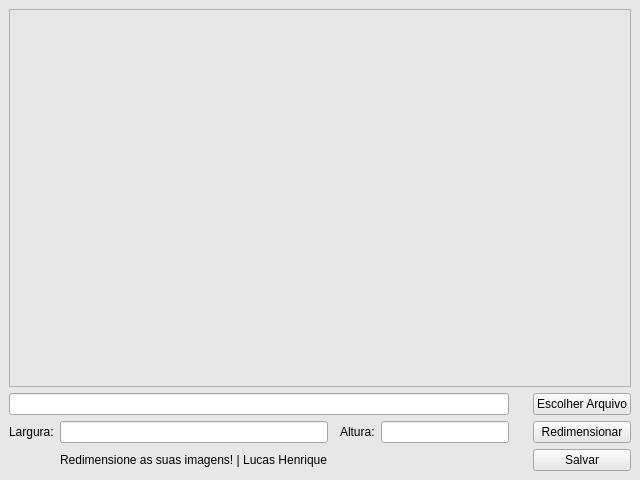
<?xml version="1.0" encoding="UTF-8"?>
<ui version="4.0">
 <class>MainWindow</class>
 <widget class="QMainWindow" name="MainWindow">
  <property name="geometry">
   <rect>
    <x>0</x>
    <y>0</y>
    <width>640</width>
    <height>480</height>
   </rect>
  </property>
  <property name="palette">
   <palette>
    <active>
     <colorrole role="WindowText">
      <brush brushstyle="SolidPattern">
       <color alpha="255">
        <red>0</red>
        <green>0</green>
        <blue>0</blue>
       </color>
      </brush>
     </colorrole>
     <colorrole role="Button">
      <brush brushstyle="SolidPattern">
       <color alpha="255">
        <red>231</red>
        <green>231</green>
        <blue>231</blue>
       </color>
      </brush>
     </colorrole>
     <colorrole role="Light">
      <brush brushstyle="SolidPattern">
       <color alpha="255">
        <red>255</red>
        <green>255</green>
        <blue>255</blue>
       </color>
      </brush>
     </colorrole>
     <colorrole role="Midlight">
      <brush brushstyle="SolidPattern">
       <color alpha="255">
        <red>243</red>
        <green>243</green>
        <blue>243</blue>
       </color>
      </brush>
     </colorrole>
     <colorrole role="Dark">
      <brush brushstyle="SolidPattern">
       <color alpha="255">
        <red>115</red>
        <green>115</green>
        <blue>115</blue>
       </color>
      </brush>
     </colorrole>
     <colorrole role="Mid">
      <brush brushstyle="SolidPattern">
       <color alpha="255">
        <red>154</red>
        <green>154</green>
        <blue>154</blue>
       </color>
      </brush>
     </colorrole>
     <colorrole role="Text">
      <brush brushstyle="SolidPattern">
       <color alpha="255">
        <red>0</red>
        <green>0</green>
        <blue>0</blue>
       </color>
      </brush>
     </colorrole>
     <colorrole role="BrightText">
      <brush brushstyle="SolidPattern">
       <color alpha="255">
        <red>255</red>
        <green>255</green>
        <blue>255</blue>
       </color>
      </brush>
     </colorrole>
     <colorrole role="ButtonText">
      <brush brushstyle="SolidPattern">
       <color alpha="255">
        <red>0</red>
        <green>0</green>
        <blue>0</blue>
       </color>
      </brush>
     </colorrole>
     <colorrole role="Base">
      <brush brushstyle="SolidPattern">
       <color alpha="255">
        <red>255</red>
        <green>255</green>
        <blue>255</blue>
       </color>
      </brush>
     </colorrole>
     <colorrole role="Window">
      <brush brushstyle="SolidPattern">
       <color alpha="255">
        <red>231</red>
        <green>231</green>
        <blue>231</blue>
       </color>
      </brush>
     </colorrole>
     <colorrole role="Shadow">
      <brush brushstyle="SolidPattern">
       <color alpha="255">
        <red>0</red>
        <green>0</green>
        <blue>0</blue>
       </color>
      </brush>
     </colorrole>
     <colorrole role="AlternateBase">
      <brush brushstyle="SolidPattern">
       <color alpha="255">
        <red>243</red>
        <green>243</green>
        <blue>243</blue>
       </color>
      </brush>
     </colorrole>
     <colorrole role="ToolTipBase">
      <brush brushstyle="SolidPattern">
       <color alpha="255">
        <red>255</red>
        <green>255</green>
        <blue>220</blue>
       </color>
      </brush>
     </colorrole>
     <colorrole role="ToolTipText">
      <brush brushstyle="SolidPattern">
       <color alpha="255">
        <red>0</red>
        <green>0</green>
        <blue>0</blue>
       </color>
      </brush>
     </colorrole>
     <colorrole role="PlaceholderText">
      <brush brushstyle="SolidPattern">
       <color alpha="128">
        <red>0</red>
        <green>0</green>
        <blue>0</blue>
       </color>
      </brush>
     </colorrole>
    </active>
    <inactive>
     <colorrole role="WindowText">
      <brush brushstyle="SolidPattern">
       <color alpha="255">
        <red>0</red>
        <green>0</green>
        <blue>0</blue>
       </color>
      </brush>
     </colorrole>
     <colorrole role="Button">
      <brush brushstyle="SolidPattern">
       <color alpha="255">
        <red>231</red>
        <green>231</green>
        <blue>231</blue>
       </color>
      </brush>
     </colorrole>
     <colorrole role="Light">
      <brush brushstyle="SolidPattern">
       <color alpha="255">
        <red>255</red>
        <green>255</green>
        <blue>255</blue>
       </color>
      </brush>
     </colorrole>
     <colorrole role="Midlight">
      <brush brushstyle="SolidPattern">
       <color alpha="255">
        <red>243</red>
        <green>243</green>
        <blue>243</blue>
       </color>
      </brush>
     </colorrole>
     <colorrole role="Dark">
      <brush brushstyle="SolidPattern">
       <color alpha="255">
        <red>115</red>
        <green>115</green>
        <blue>115</blue>
       </color>
      </brush>
     </colorrole>
     <colorrole role="Mid">
      <brush brushstyle="SolidPattern">
       <color alpha="255">
        <red>154</red>
        <green>154</green>
        <blue>154</blue>
       </color>
      </brush>
     </colorrole>
     <colorrole role="Text">
      <brush brushstyle="SolidPattern">
       <color alpha="255">
        <red>0</red>
        <green>0</green>
        <blue>0</blue>
       </color>
      </brush>
     </colorrole>
     <colorrole role="BrightText">
      <brush brushstyle="SolidPattern">
       <color alpha="255">
        <red>255</red>
        <green>255</green>
        <blue>255</blue>
       </color>
      </brush>
     </colorrole>
     <colorrole role="ButtonText">
      <brush brushstyle="SolidPattern">
       <color alpha="255">
        <red>0</red>
        <green>0</green>
        <blue>0</blue>
       </color>
      </brush>
     </colorrole>
     <colorrole role="Base">
      <brush brushstyle="SolidPattern">
       <color alpha="255">
        <red>255</red>
        <green>255</green>
        <blue>255</blue>
       </color>
      </brush>
     </colorrole>
     <colorrole role="Window">
      <brush brushstyle="SolidPattern">
       <color alpha="255">
        <red>231</red>
        <green>231</green>
        <blue>231</blue>
       </color>
      </brush>
     </colorrole>
     <colorrole role="Shadow">
      <brush brushstyle="SolidPattern">
       <color alpha="255">
        <red>0</red>
        <green>0</green>
        <blue>0</blue>
       </color>
      </brush>
     </colorrole>
     <colorrole role="AlternateBase">
      <brush brushstyle="SolidPattern">
       <color alpha="255">
        <red>243</red>
        <green>243</green>
        <blue>243</blue>
       </color>
      </brush>
     </colorrole>
     <colorrole role="ToolTipBase">
      <brush brushstyle="SolidPattern">
       <color alpha="255">
        <red>255</red>
        <green>255</green>
        <blue>220</blue>
       </color>
      </brush>
     </colorrole>
     <colorrole role="ToolTipText">
      <brush brushstyle="SolidPattern">
       <color alpha="255">
        <red>0</red>
        <green>0</green>
        <blue>0</blue>
       </color>
      </brush>
     </colorrole>
     <colorrole role="PlaceholderText">
      <brush brushstyle="SolidPattern">
       <color alpha="128">
        <red>0</red>
        <green>0</green>
        <blue>0</blue>
       </color>
      </brush>
     </colorrole>
    </inactive>
    <disabled>
     <colorrole role="WindowText">
      <brush brushstyle="SolidPattern">
       <color alpha="255">
        <red>115</red>
        <green>115</green>
        <blue>115</blue>
       </color>
      </brush>
     </colorrole>
     <colorrole role="Button">
      <brush brushstyle="SolidPattern">
       <color alpha="255">
        <red>231</red>
        <green>231</green>
        <blue>231</blue>
       </color>
      </brush>
     </colorrole>
     <colorrole role="Light">
      <brush brushstyle="SolidPattern">
       <color alpha="255">
        <red>255</red>
        <green>255</green>
        <blue>255</blue>
       </color>
      </brush>
     </colorrole>
     <colorrole role="Midlight">
      <brush brushstyle="SolidPattern">
       <color alpha="255">
        <red>243</red>
        <green>243</green>
        <blue>243</blue>
       </color>
      </brush>
     </colorrole>
     <colorrole role="Dark">
      <brush brushstyle="SolidPattern">
       <color alpha="255">
        <red>115</red>
        <green>115</green>
        <blue>115</blue>
       </color>
      </brush>
     </colorrole>
     <colorrole role="Mid">
      <brush brushstyle="SolidPattern">
       <color alpha="255">
        <red>154</red>
        <green>154</green>
        <blue>154</blue>
       </color>
      </brush>
     </colorrole>
     <colorrole role="Text">
      <brush brushstyle="SolidPattern">
       <color alpha="255">
        <red>115</red>
        <green>115</green>
        <blue>115</blue>
       </color>
      </brush>
     </colorrole>
     <colorrole role="BrightText">
      <brush brushstyle="SolidPattern">
       <color alpha="255">
        <red>255</red>
        <green>255</green>
        <blue>255</blue>
       </color>
      </brush>
     </colorrole>
     <colorrole role="ButtonText">
      <brush brushstyle="SolidPattern">
       <color alpha="255">
        <red>115</red>
        <green>115</green>
        <blue>115</blue>
       </color>
      </brush>
     </colorrole>
     <colorrole role="Base">
      <brush brushstyle="SolidPattern">
       <color alpha="255">
        <red>231</red>
        <green>231</green>
        <blue>231</blue>
       </color>
      </brush>
     </colorrole>
     <colorrole role="Window">
      <brush brushstyle="SolidPattern">
       <color alpha="255">
        <red>231</red>
        <green>231</green>
        <blue>231</blue>
       </color>
      </brush>
     </colorrole>
     <colorrole role="Shadow">
      <brush brushstyle="SolidPattern">
       <color alpha="255">
        <red>0</red>
        <green>0</green>
        <blue>0</blue>
       </color>
      </brush>
     </colorrole>
     <colorrole role="AlternateBase">
      <brush brushstyle="SolidPattern">
       <color alpha="255">
        <red>231</red>
        <green>231</green>
        <blue>231</blue>
       </color>
      </brush>
     </colorrole>
     <colorrole role="ToolTipBase">
      <brush brushstyle="SolidPattern">
       <color alpha="255">
        <red>255</red>
        <green>255</green>
        <blue>220</blue>
       </color>
      </brush>
     </colorrole>
     <colorrole role="ToolTipText">
      <brush brushstyle="SolidPattern">
       <color alpha="255">
        <red>0</red>
        <green>0</green>
        <blue>0</blue>
       </color>
      </brush>
     </colorrole>
     <colorrole role="PlaceholderText">
      <brush brushstyle="SolidPattern">
       <color alpha="128">
        <red>0</red>
        <green>0</green>
        <blue>0</blue>
       </color>
      </brush>
     </colorrole>
    </disabled>
   </palette>
  </property>
  <property name="windowTitle">
   <string>Redimensão de imagens</string>
  </property>
  <widget class="QWidget" name="centralwidget">
   <layout class="QGridLayout" name="gridLayout">
    <item row="7" column="8">
     <widget class="QPushButton" name="btnRedimensionar">
      <property name="text">
       <string>Redimensionar</string>
      </property>
     </widget>
    </item>
    <item row="0" column="0" colspan="9">
     <widget class="QScrollArea" name="scrollArea">
      <property name="widgetResizable">
       <bool>true</bool>
      </property>
      <widget class="QWidget" name="scrollAreaWidgetContents">
       <property name="geometry">
        <rect>
         <x>0</x>
         <y>0</y>
         <width>620</width>
         <height>373</height>
        </rect>
       </property>
       <layout class="QGridLayout" name="gridLayout_2">
        <item row="0" column="0">
         <widget class="QLabel" name="lblImage">
          <property name="text">
           <string/>
          </property>
         </widget>
        </item>
       </layout>
      </widget>
     </widget>
    </item>
    <item row="1" column="8">
     <widget class="QPushButton" name="btnEscolherArquivo">
      <property name="text">
       <string>Escolher Arquivo</string>
      </property>
     </widget>
    </item>
    <item row="7" column="3">
     <widget class="QLabel" name="label">
      <property name="text">
       <string>Altura:</string>
      </property>
     </widget>
    </item>
    <item row="7" column="1">
     <widget class="QLineEdit" name="inpLargura"/>
    </item>
    <item row="11" column="8">
     <widget class="QPushButton" name="btnSalvar">
      <property name="autoFillBackground">
       <bool>false</bool>
      </property>
      <property name="text">
       <string>Salvar</string>
      </property>
     </widget>
    </item>
    <item row="7" column="4">
     <widget class="QLineEdit" name="inpAltura"/>
    </item>
    <item row="1" column="0" colspan="5">
     <widget class="QLineEdit" name="AbrirArquivo"/>
    </item>
    <item row="7" column="0">
     <widget class="QLabel" name="label_2">
      <property name="text">
       <string>Largura:</string>
      </property>
     </widget>
    </item>
    <item row="11" column="1">
     <widget class="QLabel" name="label_3">
      <property name="text">
       <string>Redimensione as suas imagens! | Lucas Henrique</string>
      </property>
     </widget>
    </item>
   </layout>
  </widget>
 </widget>
 <resources/>
 <connections/>
</ui>
